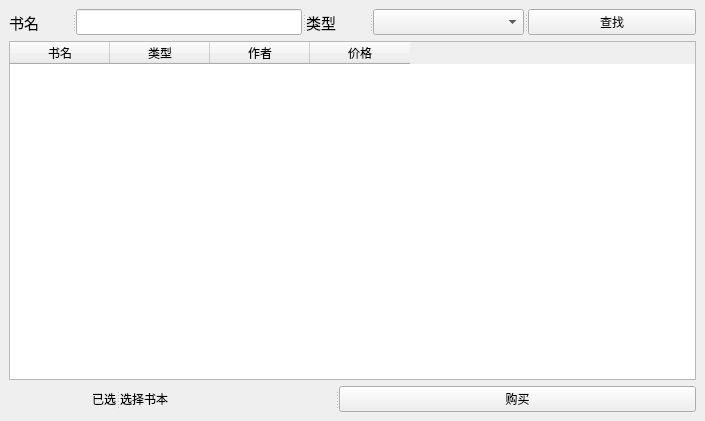
<?xml version="1.0" encoding="UTF-8"?>
<ui version="4.0">
 <class>MainWindow</class>
 <widget class="QMainWindow" name="MainWindow">
  <property name="geometry">
   <rect>
    <x>0</x>
    <y>0</y>
    <width>705</width>
    <height>421</height>
   </rect>
  </property>
  <property name="windowTitle">
   <string>书城</string>
  </property>
  <widget class="QWidget" name="centralwidget">
   <layout class="QGridLayout" name="gridLayout">
    <item row="0" column="0">
     <widget class="QSplitter" name="splitter_2">
      <property name="orientation">
       <enum>Qt::Horizontal</enum>
      </property>
      <widget class="QLabel" name="label_2">
       <property name="font">
        <font>
         <pointsize>11</pointsize>
        </font>
       </property>
       <property name="text">
        <string>书名</string>
       </property>
      </widget>
      <widget class="QLineEdit" name="editName"/>
      <widget class="QLabel" name="label_3">
       <property name="font">
        <font>
         <pointsize>11</pointsize>
        </font>
       </property>
       <property name="text">
        <string>类型</string>
       </property>
      </widget>
      <widget class="QComboBox" name="cboxGrade"/>
      <widget class="QPushButton" name="btnAdd">
       <property name="text">
        <string>查找</string>
       </property>
      </widget>
     </widget>
    </item>
    <item row="1" column="0">
     <widget class="QTableWidget" name="tbStudent">
      <column>
       <property name="text">
        <string>书名</string>
       </property>
      </column>
      <column>
       <property name="text">
        <string>类型</string>
       </property>
      </column>
      <column>
       <property name="text">
        <string>作者</string>
       </property>
      </column>
      <column>
       <property name="text">
        <string>价格</string>
       </property>
      </column>
     </widget>
    </item>
    <item row="2" column="0">
     <widget class="QSplitter" name="splitter">
      <property name="orientation">
       <enum>Qt::Horizontal</enum>
      </property>
      <widget class="QLabel" name="label">
       <property name="text">
        <string>已选</string>
       </property>
       <property name="alignment">
        <set>Qt::AlignRight|Qt::AlignTrailing|Qt::AlignVCenter</set>
       </property>
      </widget>
      <widget class="QLabel" name="label_4">
       <property name="text">
        <string>选择书本</string>
       </property>
      </widget>
      <widget class="QPushButton" name="btnAdd_2">
       <property name="text">
        <string>购买</string>
       </property>
      </widget>
     </widget>
    </item>
   </layout>
  </widget>
 </widget>
 <resources/>
 <connections/>
</ui>
